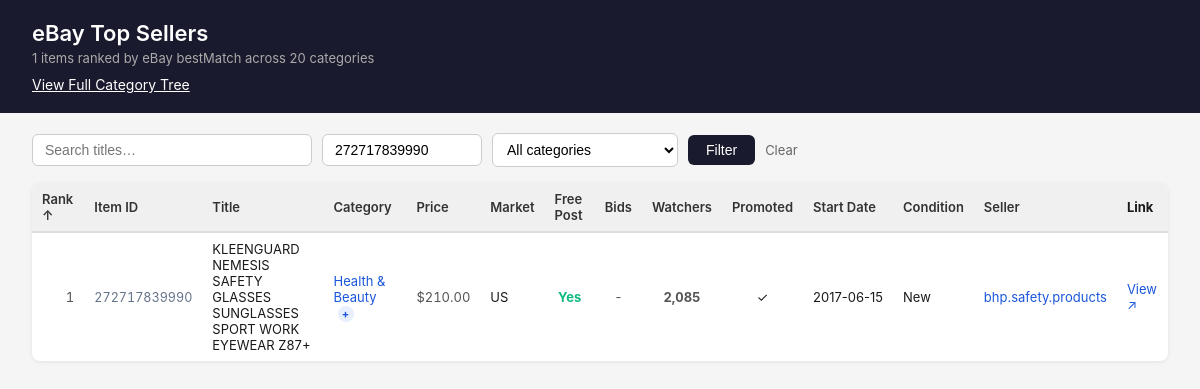
Screenshot of /?item_id=272717839990 with the database file from the repository.
### tables this page shows
CREATE TABLE top_sellers (
    rank               INTEGER PRIMARY KEY,
    title              TEXT    NOT NULL,
    primary_category   TEXT,
    also_in_categories TEXT,
    score              REAL,
    price              REAL,
    currency           TEXT,
    condition          TEXT,
    seller             TEXT,
    item_url           TEXT
, item_id TEXT, free_postage TEXT, promoted TEXT, start_date TEXT, watchers TEXT, bids TEXT);

### app/app.py (the view)
@app.route("/")
def index():
    q        = request.args.get("q", "").strip()
    item_id  = request.args.get("item_id", "").strip()
    category = request.args.get("category", "").strip()
    sort     = request.args.get("sort", "rank")
    order    = request.args.get("order", "asc")
    allowed_sorts = {"rank", "price", "score", "title", "primary_category"}
    if sort not in allowed_sorts:
        sort = "rank"
    dir_sql = "DESC" if order == "desc" else "ASC"
    categories = [r[0] for r in query(
        "SELECT DISTINCT primary_category FROM top_sellers ORDER BY primary_category"
    )]
    sql    = "SELECT * FROM top_sellers WHERE 1=1"
    params = []
    if q:
        sql += " AND title LIKE ?"
        params.append(f"%{q}%")
    if item_id:
        sql += " AND item_id = ?"
        params.append(item_id)
    if category:
        sql += " AND primary_category = ?"
        params.append(category)
    sql += f" ORDER BY {sort} {dir_sql}"
    items = query(sql, tuple(params))
    return render_template("index.html",
        items=items,
        categories=categories,
        q=q,
        item_id=item_id,
        category=category,
        sort=sort,
        order=order,
        total=len(items),
    )

### app/app.py (called while the page is built)
def query(sql: str, params: tuple = ()):
    conn = sqlite3.connect(DB_PATH)
    conn.row_factory = sqlite3.Row
    rows = conn.execute(sql, params).fetchall()
    conn.close()
    return rows

### app/templates/index.html (shortened to what this page needs)
<!DOCTYPE html>
<html lang="en">
<head>
  <link rel="stylesheet" href="{{ url_for('static', filename='style.css') }}">
</head>
<body>
  <header>
    <h1>eBay Top Sellers</h1>
    <p class="subtitle">{{ total }} items ranked by eBay bestMatch across 20 categories</p>
    <div style="margin-top: 10px;">
      <a href="/categories" style="color: white; text-decoration: underline;">View Full Category Tree</a>
    </div>
  </header>
  <main>
    <form class="filters" method="get" action="/">
      <input
        type="text"
        name="q"
        value="{{ q }}"
        placeholder="Search titles…"
        autocomplete="off"
      >
      <input
        type="text"
        name="item_id"
        value="{{ item_id }}"
        placeholder="Item number…"
        autocomplete="off"
        style="width: 160px;"
      >
      <select name="category">
        <option value="">All categories</option>
      </select>
      <button type="submit">Filter</button>
      {% if q or category or item_id %}
      <a href="/" class="clear">Clear</a>
      {% endif %}
    </form>
    <div class="table-wrap">
      <table>
        <thead>
          <tr>
            {% set cols = [("rank","Rank"),("item_id","Item ID"),("title","Title"),("primary_category","Category"),
                           ("price","Price"),("market","Market"),("free_postage", "Free Post"),
                           ("bids","Bids"),("watchers","Watchers"),("promoted","Promoted"),
                           ("start_date","Start Date"),("condition","Condition"),("seller","Seller")] %}
            {% for col, label in cols %}
              {% set next_order = "asc" if (sort == col and order == "asc") else "desc" %}
              {% set arrow = "↑" if (sort == col and order == "asc") else ("↓" if sort == col else "") %}
              <th>
                <a href="?q={{ q }}&item_id={{ item_id }}&category={{ category }}&sort={{ col }}&order={{ next_order }}">
                  {{ label }} {{ arrow }}
                </a>
              </th>
            {% endfor %}
            <th>Link</th>
          </tr>
        </thead>
        <tbody>
          {% for item in items %}
          <tr>
            <td class="num">{{ item.rank }}</td>
            <td class="num" style="font-size: 0.9em; color: #64748b;">{{ item.item_id }}</td>
            <td class="title">{{ item.title }}</td>
            <td>
              <a href="/categories?highlight={{ item.primary_category | urlencode }}">{{ item.primary_category }}</a>
              {% if item.also_in_categories %}
              <span class="also" title="Also in: {{ item.also_in_categories }}">+</span>
              {% endif %}
            </td>
            <td class="num">${{ "%.2f"|format(item.price) }}</td>
            <td>
              {% if '.co.uk' in item.item_url %}UK
              {% elif '.ca' in item.item_url %}Canada
              {% elif '.com.au' in item.item_url %}Australia
              {% else %}US{% endif %}
            </td>
            <td style="text-align: center;">
              {% if item.free_postage == 'Yes' %}<span style="color: #10b981; font-weight: bold;">Yes</span>{% else %}No{% endif %}
            </td>
            <td class="num" style="text-align: center;">{{ item.bids }}</td>
            <td class="num" style="text-align: center; font-weight: bold;">{{ item.watchers }}</td>
            <td style="text-align: center;">
              {% if item.promoted == 'Yes' %}✓{% else %}—{% endif %}
            </td>
            <td style="white-space: nowrap;">{{ item.start_date }}</td>
            <td>{{ item.condition }}</td>
            <td class="seller"><a href="https://www.ebay.com/usr/{{ item.seller }}" target="_blank" rel="noopener">{{ item.seller }}</a></td>
            <td><a href="{{ item.item_url }}" target="_blank" rel="noopener">View ↗</a></td>
          </tr>
          {% else %}
          <tr><td colspan="14" class="empty">No items match your filters.</td></tr>
          {% endfor %}
        </tbody>
      </table>
    </div>
  </main>
</body>
</html>

### app/static/style.css (style rules this page uses)
*, *::before, *::after { box-sizing: border-box; margin: 0; padding: 0; }
body { font-family: -apple-system, BlinkMacSystemFont, "Segoe UI", sans-serif; font-size: 14px; color: #1a1a1a; background: #f5f5f5; }
header { background: #1a1a2e; color: #fff; padding: 20px 32px; }
header h1 { font-size: 22px; font-weight: 600; }
header .subtitle { color: #aaa; margin-top: 4px; font-size: 13px; }
main { padding: 20px 32px; max-width: none; }
.filters { display: flex; align-items: center; gap: 10px; margin-bottom: 16px; flex-wrap: wrap; }
.filters input[type="text"] { padding: 7px 12px; border: 1px solid #ccc; border-radius: 6px; font-size: 14px; width: 280px; }
.filters select { padding: 7px 10px; border: 1px solid #ccc; border-radius: 6px; font-size: 14px; background: #fff; }
.filters button { padding: 7px 18px; background: #1a1a2e; color: #fff; border: none; border-radius: 6px; font-size: 14px; cursor: pointer; }
.filters a.clear { color: #666; text-decoration: none; font-size: 13px; }
.table-wrap { background: #fff; border-radius: 8px; box-shadow: 0 1px 4px rgba(0,0,0,.08); overflow-x: auto; }
table { width: 100%; border-collapse: collapse; }
thead { background: #f0f0f0; border-bottom: 2px solid #ddd; }
thead th a { text-decoration: none; color: #333; font-weight: 600; }
th, td { padding: 8px 10px; text-align: left; border-bottom: 1px solid #eee; font-size: 13px; }
tbody tr:last-child td { border-bottom: none; }
td.num { text-align: right; font-variant-numeric: tabular-nums; color: #555; }
td.title { max-width: 300px; white-space: normal; word-wrap: break-word; }
td.seller { color: #555; font-size: 13px; }
span.also { display: inline-block; margin-left: 4px; width: 16px; height: 16px; background: #e8f0fe; color: #1a56db; border-radius: 50%; font-size: 11px; font-weight: 700; text-align: center; line-height: 16px; cursor: default; }
td a { color: #1a56db; text-decoration: none; font-size: 13px; }

### rows the page displays
top_sellers: rank "1", item_id "272717839990", title "KLEENGUARD NEMESIS SAFETY GLASSES SUNGLASSES SPORT WORK EYEWEAR Z87+", primary_category "Health & Beauty", price "210.00", shows "US", free_postage "Yes", bids "-", watchers "2,085", start_date "2017-06-15", condition "New", seller "bhp.safety.products"

### other values shown
{{ total }} "1"
{{ label }} "Rank" "Item ID" "Title" "Category" "Price" "Market" "Free Post" "Bids" "Watchers" "Promoted" "Start Date" "Condition" "Seller"
{{ arrow }} "↑"
